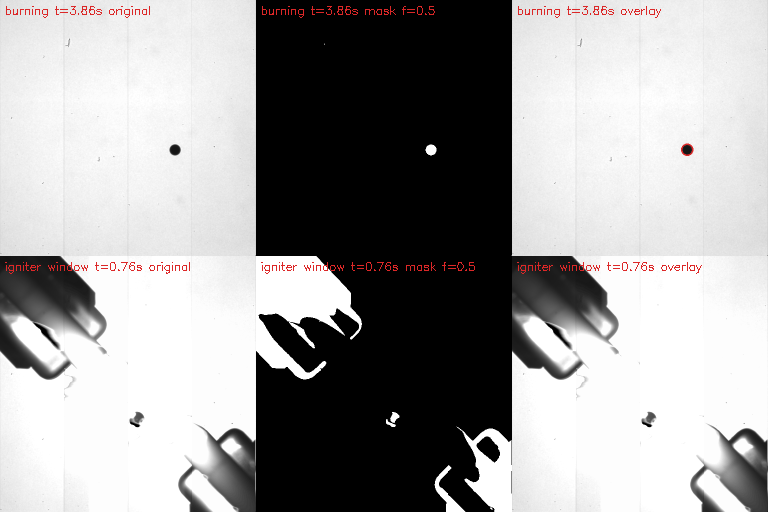
#> input picture data/derived/flame_vision/20CAL10/evidence.png, 768 x 512 px
$ python -i segmentation.py   (imports and definitions only)
#> lines starting #> are read from the running program, lines starting #| are printed output that depends on the picture; after the words box and inside, x2 and y2 are one past the last pixel; in counts of white or black regions, pixels touching at a corner belong together
"""Droplet segmentation for backlit (shadowgraph) frames: the droplet is a dark, compact, round blob.

Method (classical, deterministic):
1. background level = median grey level of the frame (backlight dominates the field of view);
2. dark mask = pixels below ``threshold_fraction`` x background (0.5 = half-intensity edge);
3. external contours; reject candidates touching the image border (needles, igniters, injector arms
   enter from the edges), elongated candidates and non-round candidates;
4. keep the candidate nearest to ``near`` (the tracked droplet position) when given, otherwise the
   largest; area = filled external-contour pixel count (a bright refraction spot cannot shrink it).

Pixel-domain only: ``equivalent_diameter_px = 2 sqrt(area / pi)``. Converting to millimetres needs a
documented spatial calibration, which this module does not invent.
"""

from __future__ import annotations

import math
from dataclasses import dataclass
from typing import Any


@dataclass(frozen=True)
class SegmentationParams:
    threshold_fraction: float = 0.5
    min_area_px: float = 6.0
    max_aspect_ratio: float = 1.3
    min_circularity: float = 0.7  # 4*pi*A/P^2; discrete perimeters push small blobs above 1
    border_margin_px: int = 1

    def __post_init__(self) -> None:
        if not 0.0 < self.threshold_fraction < 1.0:
            raise ValueError("threshold_fraction must be in (0, 1)")


@dataclass(frozen=True)
class DropletDetection:
    area_px: float
    equivalent_diameter_px: float
    centroid_x_px: float
    centroid_y_px: float
    circularity: float
    bbox: tuple[int, int, int, int]
    background_level: float
    candidates: int  # qualifying candidates before choosing the largest (>1 is flagged downstream)


def segment_droplet(
    image: Any, params: SegmentationParams | None = None, near: tuple[float, float] | None = None
) -> DropletDetection | None:
    """Return the droplet detection for one frame, or None when no qualifying droplet is visible."""
    import cv2
    import numpy as np

    p = params or SegmentationParams()
    img = np.asarray(image, dtype=np.float32)
    if img.ndim != 2:
        raise ValueError("expected a single-channel (grey) frame")
    background = float(np.median(img))
#> background = 236
    if background <= 0:
        return None
    mask = (img < p.threshold_fraction * background).astype(np.uint8)
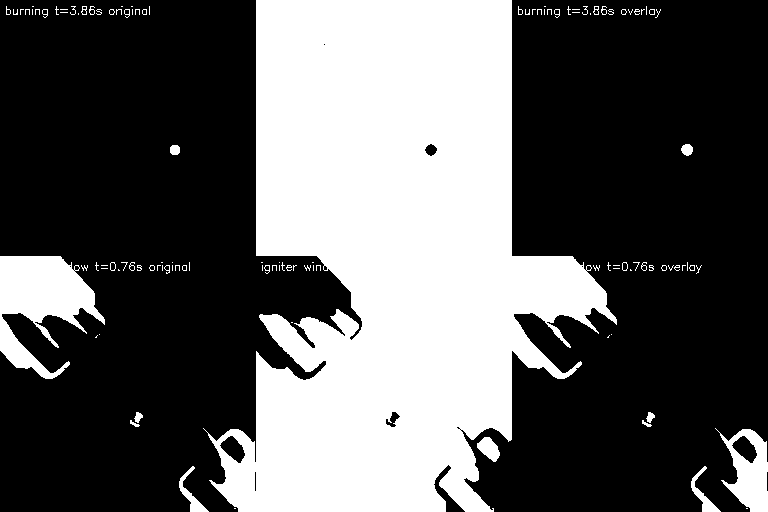
#> mask: shape (512, 768); values 0 (black) and 1 (white), 35.9% white; 115 white regions (88 under 20 px)
    contours, _ = cv2.findContours(mask, cv2.RETR_EXTERNAL, cv2.CHAIN_APPROX_NONE)
#> contours = 115 contours, 86 with area under 20; largest, box (x1, y1, x2, y2) and area: (203, 0, 617, 512) 129009, (0, 256, 105, 379) 6324, (715, 428, 768, 512) 2533, (477, 437, 500, 462) 319, (691, 466, 721, 512) 304
    h_img, w_img = img.shape
#> h_img = 512; w_img = 768
    m = p.border_margin_px
    kept: list[tuple[float, Any, float, float, float]] = []
    for c in contours:
        x, y, w, h = cv2.boundingRect(c)
        if x < m or y < m or x + w > w_img - m or y + h > h_img - m:
            continue
        # Pixel count of the filled contour: unbiased at the half-intensity edge, holes filled.
        # (cv2.contourArea runs through boundary-pixel centres and loses ~half a pixel ring.)
        filled = np.zeros((h, w), np.uint8)
        cv2.drawContours(filled, [c - (x, y)], -1, 1, thickness=cv2.FILLED)
        area = float(filled.sum())
        if area < p.min_area_px or max(w / h, h / w) > p.max_aspect_ratio:
            continue
        perimeter = float(cv2.arcLength(c, True))
        polygon_area = float(cv2.contourArea(c))
        circularity = 4.0 * math.pi * polygon_area / perimeter**2 if perimeter > 0 else 0.0
        if circularity < p.min_circularity:
            continue
        mom = cv2.moments(c)
        if mom["m00"] <= 0:
            continue
        kept.append((area, c, circularity, mom["m10"] / mom["m00"], mom["m01"] / mom["m00"]))
#> this loop made 115 passes
#> (x, y, w, h, area) on passes 7, 8, 36, 41, 49, 51, 60: (642, 420, 10, 7, 31), (130, 420, 10, 7, 31), (264, 265, 6, 9, 37), (164, 265, 6, 9, 36), (641, 262, 6, 9, 38), (622, 262, 6, 9, 48), (129, 262, 6, 9, 38)
#> (x, y, w, h, area, perimeter, polygon_area, circularity) on passes 5, 9, 10, 21, 25, 44: (477, 437, 23, 25, 349, 72.08, 319, 0.771), (646, 412, 9, 11, 60, 30.14, 46, 0.636), (134, 412, 9, 11, 60, 30.14, 46, 0.636), (689, 265, 6, 6, 32, 18.83, 22, 0.78), (661, 265, 6, 6, 30, 17.66, 21, 0.846), (149, 265, 6, 6, 30, 17.66, 21, 0.846)
#> after the loop, kept = 11 items
    if not kept:
        return None
    if near is None:
        area, contour, circularity, cx, cy = max(kept, key=lambda k: k[0])
#> area = 349; contour = contour of 58 points, box (x1, y1, x2, y2) (477, 437, 500, 462), area 319; circularity = 0.771; cx = 488.6; cy = 448.3
    else:
        area, contour, circularity, cx, cy = min(
            kept, key=lambda k: math.hypot(k[3] - near[0], k[4] - near[1])
        )
    x, y, w, h = cv2.boundingRect(contour)
#> x = 477; y = 437; w = 23; h = 25
    return DropletDetection(
        area_px=area,
        equivalent_diameter_px=2.0 * math.sqrt(area / math.pi),
        centroid_x_px=cx,
        centroid_y_px=cy,
        circularity=circularity,
        bbox=(int(x), int(y), int(w), int(h)),
        background_level=background,
        candidates=len(kept),
    )

>>> import cv2
>>> picture = cv2.imread('../../../data/derived/flame_vision/20CAL10/evidence.png', cv2.IMREAD_GRAYSCALE)
>>> result = segment_droplet(picture)

$ run again, on data/derived/flame_vision/20CAL10/overlay.png
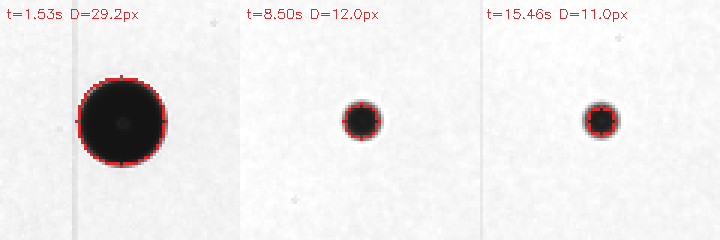
#> input picture data/derived/flame_vision/20CAL10/overlay.png, 720 x 240 px
#> `picture = cv2.imread('../../../data/derived/flame_vision/20CAL10/evide..`:
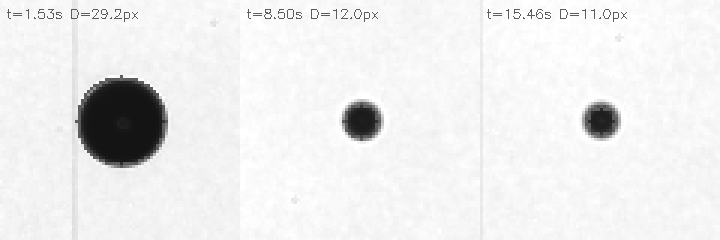
#> picture: shape (240, 720); min 20, max 255, mean 235.6
#> background = 247
#> in segment_droplet, `mask = (img < p.threshold_fraction * background).astype(np.uint8)`:
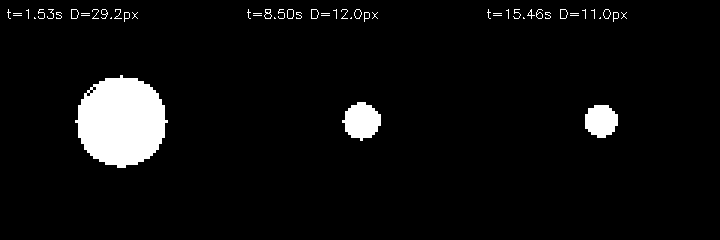
#> mask: shape (240, 720); values 0 (black) and 1 (white), 5.3% white; 55 white regions (29 under 20 px)
#> contours = 55 contours, 40 with area under 20; largest, box (x1, y1, x2, y2) and area: (75, 75, 168, 168) 6232, (342, 102, 381, 141) 993, (585, 105, 618, 138) 796, (560, 9, 568, 19) 56, (311, 9, 319, 19) 56
#> the loop in segment_droplet, `for c in contours:` made 55 passes
#> (x, y, w, h, area) on passes 23, 26, 29, 35, 41, 44, 45, 49: (613, 12, 6, 10, 43), (364, 12, 6, 10, 43), (124, 12, 6, 10, 43), (536, 9, 7, 10, 46), (341, 9, 7, 10, 22), (287, 9, 7, 10, 65), (278, 9, 7, 10, 26), (101, 9, 7, 10, 44)
#> after the loop in segment_droplet, `for c in contours:`: kept = 5 items
#> in segment_droplet, `area, contour, circularity, cx, cy = max(kept, key=lambda k: k[0])`: area = 71; contour = contour of 28 points, box (x1, y1, x2, y2) (560, 9, 568, 19), area 56; cx = 563.1; cy = 13.47
#> in segment_droplet, `x, y, w, h = cv2.boundingRect(contour)`: x = 560; w = 8
